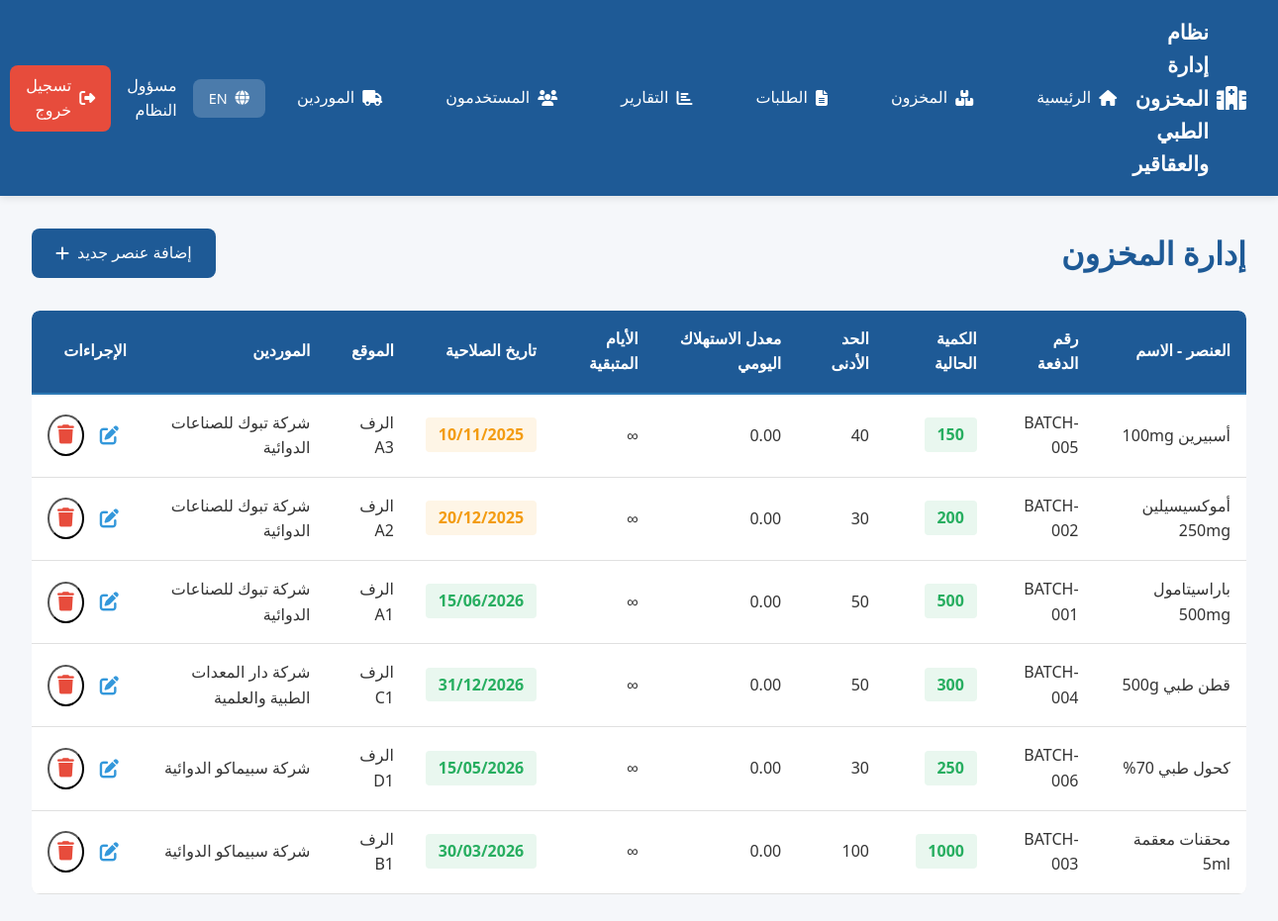
/index.php?page=inventory (signed in), run on the app's committed database.
### tables this page shows
CREATE TABLE `items` (
  `item_id` int(11) NOT NULL,
  `name` varchar(150) NOT NULL,
  `batch_number` varchar(50) NOT NULL,
  `quantity` int(11) NOT NULL DEFAULT 0,
  `min_quantity` int(11) NOT NULL DEFAULT 10,
  `department` varchar(100) DEFAULT NULL,
  `expiry_date` date NOT NULL,
  `location` varchar(100) DEFAULT NULL,
  `barcode` varchar(100) DEFAULT NULL,
  `notes` text DEFAULT NULL,
  `supplier_id` int(11) DEFAULT NULL,
  `category` varchar(100) DEFAULT NULL,
  `unit_price` decimal(10,2) DEFAULT NULL,
  `is_active` tinyint(1) DEFAULT 1,
  `created_at` timestamp NOT NULL DEFAULT current_timestamp(),
  `updated_at` timestamp NOT NULL DEFAULT current_timestamp() ON UPDATE current_timestamp()
);

CREATE TABLE `suppliers` (
  `supplier_id` int(11) NOT NULL,
  `name` varchar(100) NOT NULL,
  `contact_person` varchar(100) DEFAULT NULL,
  `phone` varchar(20) DEFAULT NULL,
  `email` varchar(100) DEFAULT NULL,
  `address` text DEFAULT NULL,
  `city` varchar(50) DEFAULT NULL,
  `country` varchar(50) DEFAULT NULL,
  `is_active` tinyint(1) DEFAULT 1,
  `created_at` timestamp NOT NULL DEFAULT current_timestamp()
);

### config.php (called while the page is built, shortened)
<?php
function escape($data) {
    return htmlspecialchars($data, ENT_QUOTES, 'UTF-8');
}
?>

### pages/inventory.php (the view, shortened to what this page needs)
<?php
$stmt = $pdo->prepare("
    SELECT i.*, s.name as supplier_name,
    COALESCE(
        ROUND(
            (SELECT SUM(quantity) FROM transactions
             WHERE item_id = i.item_id
             AND transaction_type = 'dispensing'
             AND transaction_date >= DATE_SUB(NOW(), INTERVAL 30 DAY)) / 30, 2
        ), 0
    ) as daily_consumption_rate,
    CASE
        WHEN i.quantity > 0
        THEN FLOOR(i.quantity / COALESCE(
            (SELECT SUM(quantity) FROM transactions
             WHERE item_id = i.item_id
             AND transaction_type = 'dispensing'
             AND transaction_date >= DATE_SUB(NOW(), INTERVAL 30 DAY)) / 30, 0.1
        ))
        ELSE 0
    END as days_until_empty
    FROM items i
    LEFT JOIN suppliers s ON i.supplier_id = s.supplier_id
    WHERE i.is_active = 1
    ORDER BY i.name
");
$stmt->execute();
$items = $stmt->fetchAll();
?>
<!DOCTYPE html>
<html lang="<?php echo $_SESSION['lang']; ?>" dir="<?php echo $_SESSION['lang'] === 'ar' ? 'rtl' : 'ltr'; ?>">
<head>
    <link rel="stylesheet" href="css/style.css">
    <link rel="stylesheet" href="https://cdnjs.cloudflare.com/ajax/libs/font-awesome/6.4.0/css/all.min.css">
</head>
<body>
    <div class="dashboard-container">
        <header class="navbar">
            <div class="navbar-content">
                <div class="navbar-brand">
                    <i class="fas fa-hospital"></i>
                    <span><?php echo $lang['site_name']; ?></span>
                </div>
                <nav class="navbar-menu">
                    <ul>
                        <li><a href="index.php?page=dashboard"><i class="fas fa-home"></i> <?php echo $lang['home']; ?></a></li>
                        <li><a href="index.php?page=inventory"><i class="fas fa-boxes"></i> <?php echo $lang['inventory']; ?></a></li>
                        <li><a href="index.php?page=requests"><i class="fas fa-file-alt"></i> <?php echo $lang['requests']; ?></a></li>
                        <?php if ($_SESSION['role'] === 'admin' || $_SESSION['role'] === 'pharmacist'): ?>
                            <li><a href="index.php?page=reports"><i class="fas fa-chart-bar"></i> <?php echo $lang['reports']; ?></a></li>
                        <?php endif; ?>
                        <?php if ($_SESSION['role'] === 'admin'): ?>
                            <li><a href="index.php?page=users"><i class="fas fa-users"></i> <?php echo $lang['users']; ?></a></li>
                        <?php endif; ?>
                        <?php if (in_array($_SESSION['role'], ['admin', 'purchasing'])): ?>
                            <li><a href="index.php?page=suppliers"><i class="fas fa-truck"></i> <?php echo $lang['suppliers']; ?></a></li>
                        <?php endif; ?>
                    </ul>
                </nav>
                <div class="navbar-user">
                    <a href="switch_lang.php?lang=<?php echo $_SESSION['lang'] === 'ar' ? 'en' : 'ar'; ?>" class="lang-toggle">
                        <i class="fas fa-globe"></i>
                        <?php echo $_SESSION['lang'] === 'ar' ? 'EN' : 'AR'; ?>
                    </a>
                    <span class="user-name"><?php echo escape($_SESSION['full_name']); ?></span>
                    <a href="index.php?page=logout" class="btn-logout">
                        <i class="fas fa-sign-out-alt"></i> <?php echo $lang['logout']; ?>
                    </a>
                </div>
            </div>
        </header>
        <main class="dashboard-content">
            <div class="container">
                <div class="page-header">
                    <h1><?php echo $lang['inventory_management']; ?></h1>
                    <?php if (in_array($_SESSION['role'], ['admin', 'pharmacist'])): ?>
                        <a href="index.php?page=add-item" class="btn btn-primary">
                            <i class="fas fa-plus"></i> <?php echo $lang['add_new_item']; ?>
                        </a>
                    <?php endif; ?>
                </div>
                <div class="table-responsive">
                    <table class="data-table">
                        <thead>
                            <tr>
                                <th><?php echo $lang['item']; ?> - الاسم</th>
                                <th><?php echo $lang['batch_number']; ?></th>
                                <th><?php echo $lang['current_quantity']; ?></th>
                                <th><?php echo $lang['minimum_quantity']; ?></th>
                                <th><?php echo $lang['daily_consumption']; ?></th>
                                <th><?php echo $lang['days_remaining']; ?></th>
                                <th><?php echo $lang['expiry_date']; ?></th>
                                <th><?php echo $lang['location']; ?></th>
                                <th><?php echo $lang['supplier']; ?></th>
                                <th><?php echo $lang['actions']; ?></th>
                            </tr>
                        </thead>
                        <tbody>
                            <?php if (!empty($items)): ?>
                                <?php foreach ($items as $item): ?>
                                    <tr class="<?php echo $item['quantity'] <= $item['min_quantity'] ? 'row-warning' : ''; ?>">
                                        <td><?php echo escape($item['name']); ?></td>
                                        <td><?php echo escape($item['batch_number']); ?></td>
                                        <td>
                                            <span class="quantity-badge <?php echo $item['quantity'] <= $item['min_quantity'] ? 'low-stock' : 'ok'; ?>">
                                                <?php echo $item['quantity']; ?>
                                            </span>
                                        </td>
                                        <td><?php echo $item['min_quantity']; ?></td>
                                        <td><?php echo $item['daily_consumption_rate']; ?></td>
                                        <td>
                                            <?php
                                            if ($item['daily_consumption_rate'] > 0) {
                                                echo floor($item['quantity'] / $item['daily_consumption_rate']);
                                            } else {
                                                echo '∞';
                                            }
                                            ?>
                                        </td>
                                        <td>
                                            <?php
                                            $daysUntilExpiry = (strtotime($item['expiry_date']) - time()) / (60 * 60 * 24);
                                            $statusClass = $daysUntilExpiry <= 60 ? 'expiry-warning' : 'ok';
                                            ?>
                                            <span class="expiry-badge <?php echo $statusClass; ?>">
                                                <?php echo date('d/m/Y', strtotime($item['expiry_date'])); ?>
                                            </span>
                                        </td>
                                        <td><?php echo escape($item['location']); ?></td>
                                        <td><?php echo escape($item['supplier_name'] ?? 'N/A'); ?></td>
                                        <td>
                                            <div class="action-buttons">
                                                <?php if (in_array($_SESSION['role'], ['admin', 'pharmacist'])): ?>
                                                    <a href="index.php?page=edit-item&id=<?php echo $item['item_id']; ?>" class="btn-icon btn-edit" title="<?php echo $lang['edit']; ?>">
                                                        <i class="fas fa-edit"></i>
                                                    </a>
                                                    <button onclick="deleteItem(<?php echo $item['item_id']; ?>)" class="btn-icon btn-delete" title="<?php echo $lang['delete']; ?>">
                                                        <i class="fas fa-trash"></i>
                                                    </button>
                                                <?php endif; ?>
                                            </div>
                                        </td>
                                    </tr>
                                <?php endforeach; ?>
                            <?php else: ?>
                                <tr>
                                    <td colspan="10" class="text-center"><?php echo $lang['no_items']; ?></td>
                                </tr>
                            <?php endif; ?>
                        </tbody>
                    </table>
                </div>
            </div>
        </main>
    </div>
</body>
</html>

### css/style.css (style rules this page uses)
:root { --primary-color: #1e5a96; --primary-light: #2e7ab5; --primary-dark: #0d3d66; --secondary-color: #27ae60; --danger-color: #e74c3c; --warning-color: #f39c12; --info-color: #3498db; --bg-color: #f5f7fa; --text-color: #333; --text-light: #666; --border-color: #e0e0e0; --white: #ffffff; --spacing: 1rem; --radius: 8px; --shadow: 0 2px 8px rgba(0, 0, 0, 0.1); }
* { margin: 0; padding: 0; box-sizing: border-box; }
body { font-family: "Segoe UI", Tahoma, Geneva, Verdana, sans-serif; color: var(--text-color); background-color: var(--bg-color); line-height: 1.6; }
.navbar { background-color: var(--primary-color); color: var(--white); box-shadow: var(--shadow); position: sticky; top: 0; z-index: 100; }
.navbar-content { display: flex; align-items: center; justify-content: space-between; padding: 1rem 2rem; max-width: 1400px; margin: 0 auto; }
.navbar-brand { display: flex; align-items: center; gap: 0.5rem; font-size: 1.3rem; font-weight: bold; }
.navbar-brand i { font-size: 1.5rem; }
.navbar-menu ul { display: flex; list-style: none; gap: 2rem; }
.navbar-menu a { color: var(--white); text-decoration: none; display: flex; align-items: center; gap: 0.5rem; padding: 0.5rem 1rem; border-radius: var(--radius); transition: all 0.3s ease; }
.navbar-user { display: flex; align-items: center; gap: 1rem; }
.btn-logout { background-color: var(--danger-color); color: var(--white); padding: 0.5rem 1rem; border-radius: var(--radius); text-decoration: none; display: flex; align-items: center; gap: 0.5rem; transition: all 0.3s ease; }
.btn { padding: 0.75rem 1.5rem; border: none; border-radius: var(--radius); font-size: 1rem; cursor: pointer; transition: all 0.3s ease; display: inline-flex; align-items: center; gap: 0.5rem; text-decoration: none; font-weight: 500; }
.btn-primary { background-color: var(--primary-color); color: var(--white); }
.btn-icon { padding: 0.5rem; background-color: transparent; color: var(--primary-color); font-size: 1.2rem; border-radius: 50%; transition: all 0.3s ease; }
.btn-edit { color: var(--info-color); }
.btn-delete { color: var(--danger-color); }
.dashboard-container { display: flex; flex-direction: column; min-height: 100vh; }
.dashboard-content { flex: 1; padding: 2rem; }
.container { max-width: 1400px; margin: 0 auto; }
.page-header { display: flex; align-items: center; gap: 1rem; margin-bottom: 2rem; }
.page-header h1 { flex: 1; font-size: 2rem; color: var(--primary-color); }
.table-responsive { overflow-x: auto; border-radius: var(--radius); }
.data-table { width: 100%; border-collapse: collapse; background-color: var(--white); box-shadow: var(--shadow); border-radius: var(--radius); overflow: hidden; }
.data-table thead { background-color: var(--primary-color); color: var(--white); }
.data-table th { padding: 1rem; text-align: right; font-weight: 600; border-bottom: 2px solid var(--primary-light); }
.data-table td { padding: 1rem; border-bottom: 1px solid var(--border-color); }
.quantity-badge { padding: 0.4rem 0.8rem; border-radius: 4px; font-weight: 600; }
.quantity-badge.ok { background-color: rgba(39, 174, 96, 0.1); color: var(--secondary-color); }
.expiry-badge { padding: 0.4rem 0.8rem; border-radius: 4px; font-weight: 600; }
.expiry-badge.ok { background-color: rgba(39, 174, 96, 0.1); color: var(--secondary-color); }
.expiry-badge.expiry-warning { background-color: rgba(243, 156, 18, 0.1); color: var(--warning-color); }
.action-buttons { display: flex; gap: 0.5rem; align-items: center; }
.lang-toggle { background-color: rgba(255, 255, 255, 0.2); color: var(--white); padding: 0.5rem 1rem; border-radius: var(--radius); text-decoration: none; display: inline-flex; align-items: center; gap: 0.5rem; transition: all 0.3s ease; font-weight: 500; font-size: 0.9rem; }
[dir="rtl"] .navbar-menu ul { gap: 2rem; }
[dir="rtl"] .data-table th { text-align: right; }
[dir="rtl"] .data-table td { text-align: right; }
[dir="rtl"] .lang-toggle { margin-left: 0; margin-right: 1rem; }
[dir="rtl"] .btn { flex-direction: row-reverse; }
[dir="rtl"] .navbar-content { margin: 0 auto; direction: rtl; }

### data on the page
items: name "أسبيرين 100mg", batch_number "BATCH-005", quantity "150", min_quantity "40", daily_consumption_rate "0.00", expiry_date "10/11/2025", location "الرف A3", supplier.name "شركة تبوك للصناعات الدوائية"
items: name "أموكسيسيلين 250mg", batch_number "BATCH-002", quantity "200", min_quantity "30", daily_consumption_rate "0.00", expiry_date "20/12/2025", location "الرف A2", supplier.name "شركة تبوك للصناعات الدوائية"
items: name "باراسيتامول 500mg", batch_number "BATCH-001", quantity "500", min_quantity "50", daily_consumption_rate "0.00", expiry_date "15/06/2026", location "الرف A1", supplier.name "شركة تبوك للصناعات الدوائية"
items: name "قطن طبي 500g", batch_number "BATCH-004", quantity "300", min_quantity "50", daily_consumption_rate "0.00", expiry_date "31/12/2026", location "الرف C1", supplier.name "شركة دار المعدات الطبية والعلمية"
items: name "كحول طبي 70%", batch_number "BATCH-006", quantity "250", min_quantity "30", daily_consumption_rate "0.00", expiry_date "15/05/2026", location "الرف D1", supplier.name "شركة سبيماكو الدوائية"
items: name "محقنات معقمة 5ml", batch_number "BATCH-003", quantity "1000", min_quantity "100", daily_consumption_rate "0.00", expiry_date "30/03/2026", location "الرف B1", supplier.name "شركة سبيماكو الدوائية"

### other printed values
$lang['site_name'] "نظام إدارة المخزون الطبي والعقاقير"
$lang['home'] "الرئيسية"
$lang['inventory'] "المخزون"
$lang['requests'] "الطلبات"
$lang['reports'] "التقارير"
$lang['users'] "المستخدمون"
$lang['suppliers'] "الموردين"
$_SESSION['full_name'] "مسؤول النظام"
$lang['logout'] "تسجيل خروج"
$lang['inventory_management'] "إدارة المخزون"
$lang['add_new_item'] "إضافة عنصر جديد"
$lang['item'] "العنصر"
$lang['batch_number'] "رقم الدفعة"
$lang['current_quantity'] "الكمية الحالية"
$lang['minimum_quantity'] "الحد الأدنى"
